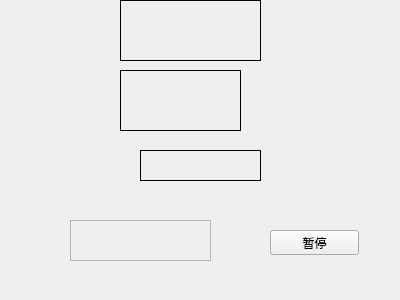
<?xml version="1.0" encoding="UTF-8"?>
<ui version="4.0">
 <class>Widget</class>
 <widget class="QWidget" name="Widget">
  <property name="geometry">
   <rect>
    <x>0</x>
    <y>0</y>
    <width>400</width>
    <height>300</height>
   </rect>
  </property>
  <property name="windowTitle">
   <string>Widget</string>
  </property>
  <widget class="myLabel" name="label">
   <property name="geometry">
    <rect>
     <x>120</x>
     <y>0</y>
     <width>141</width>
     <height>61</height>
    </rect>
   </property>
   <property name="frameShape">
    <enum>QFrame::Box</enum>
   </property>
   <property name="text">
    <string/>
   </property>
  </widget>
  <widget class="QLabel" name="label_2">
   <property name="geometry">
    <rect>
     <x>120</x>
     <y>70</y>
     <width>121</width>
     <height>61</height>
    </rect>
   </property>
   <property name="frameShape">
    <enum>QFrame::Box</enum>
   </property>
   <property name="text">
    <string/>
   </property>
  </widget>
  <widget class="QLabel" name="label_3">
   <property name="geometry">
    <rect>
     <x>140</x>
     <y>150</y>
     <width>121</width>
     <height>31</height>
    </rect>
   </property>
   <property name="frameShape">
    <enum>QFrame::Box</enum>
   </property>
   <property name="text">
    <string/>
   </property>
  </widget>
  <widget class="QLabel" name="label_4">
   <property name="geometry">
    <rect>
     <x>70</x>
     <y>220</y>
     <width>141</width>
     <height>41</height>
    </rect>
   </property>
   <property name="frameShape">
    <enum>QFrame::StyledPanel</enum>
   </property>
   <property name="text">
    <string/>
   </property>
  </widget>
  <widget class="QPushButton" name="btn">
   <property name="geometry">
    <rect>
     <x>270</x>
     <y>230</y>
     <width>89</width>
     <height>25</height>
    </rect>
   </property>
   <property name="text">
    <string>暂停</string>
   </property>
  </widget>
 </widget>
 <layoutdefault spacing="6" margin="11"/>
 <customwidgets>
  <customwidget>
   <class>myLabel</class>
   <extends>QLabel</extends>
   <header>mylabel.h</header>
  </customwidget>
 </customwidgets>
 <resources/>
 <connections/>
</ui>
